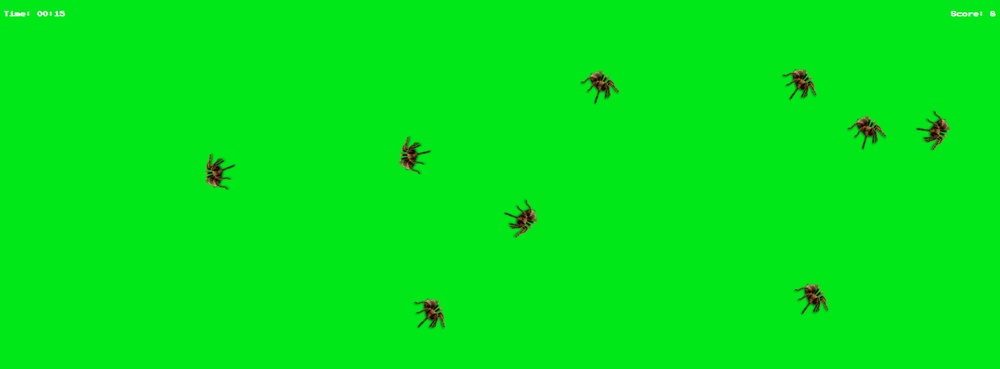
#> input picture teste.png, 1000 x 369 px, shrunk from 2499 x 921 before the run
$ python -i main.py   (imports and definitions only)
#> lines starting #> are read from the running program, lines starting #| are printed output that depends on the picture; after the words box and inside, x2 and y2 are one past the last pixel; in counts of white or black regions, pixels touching at a corner belong together
#> further down, picture is the input picture: shape (369, 1000, 3); mean B, G, R 24.2, 230.1, 2
import numpy as np
import pyautogui
import imutils
import cv2


def get_bugs(image):
    image_gray = cv2.cvtColor(image, cv2.COLOR_BGR2GRAY)
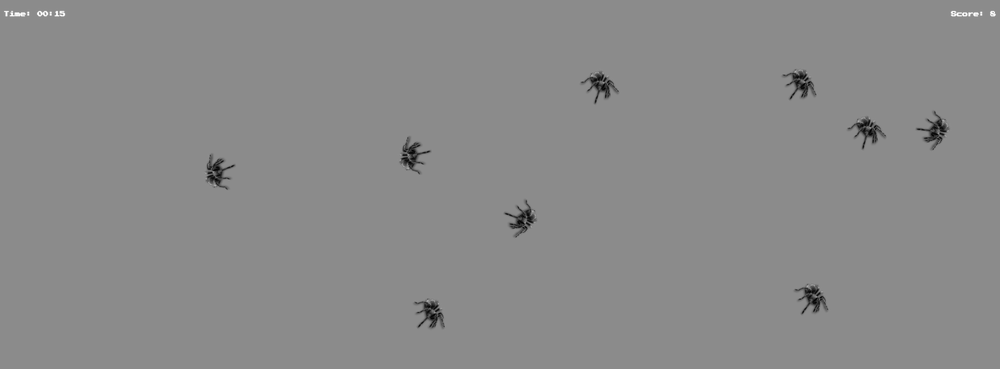
#> image_gray: shape (369, 1000); min 1, max 255, mean 138.2
    ret, thresh = cv2.threshold(image_gray, 120, 255, cv2.THRESH_BINARY_INV)
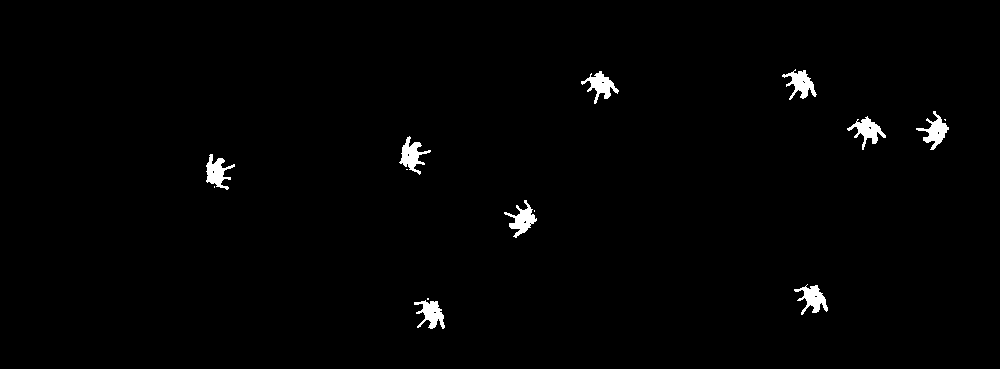
#> thresh: shape (369, 1000); 1.2% white; 14 white regions (5 under 20 px), largest, box (x1, y1, x2, y2) and area: (399, 136, 431, 175) 494, (782, 69, 817, 100) 491, (504, 200, 537, 238) 487
    dilated = cv2.dilate(thresh, np.ones((20, 20)))
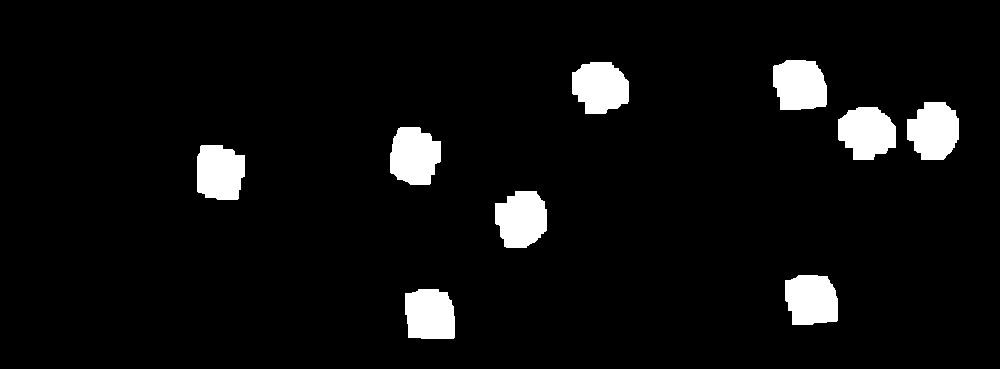
#> dilated: shape (369, 1000); 5.7% white; 9 white regions

    contour = cv2.findContours(dilated, cv2.RETR_TREE, cv2.CHAIN_APPROX_SIMPLE)
#> contour = 9 contours; largest, box (x1, y1, x2, y2) and area: (838, 107, 896, 160) 2274, (495, 191, 547, 248) 2264, (390, 127, 441, 185) 2264, (907, 102, 959, 160) 2256, (572, 62, 629, 114) 2244

    contour = imutils.grab_contours(contour)

    centers = []
    for c in contour:
        M = cv2.moments(c)
        cX = int(M["m10"] / M["m00"])
        cY = int(M["m01"] / M["m00"])
        centers.append([cX, cY])
#> this loop made 9 passes
#> (cX, cY) on passes 1 to 9: (429, 314), (811, 299), (521, 218), (219, 172), (413, 155), (866, 132), (933, 130), (599, 86), (799, 84)
#> after the loop, centers = [[429, 314], [811, 299], [521, 218], [219, 172], [413, 155], [866, 132], [933, 130], [599, 86], [799, 84]]

    return(centers)


# [5 lines not run here, left out]

>>> import cv2
>>> picture = cv2.imread('teste.png')
>>> result = get_bugs(picture)
#> result has the same summary as centers in get_bugs
